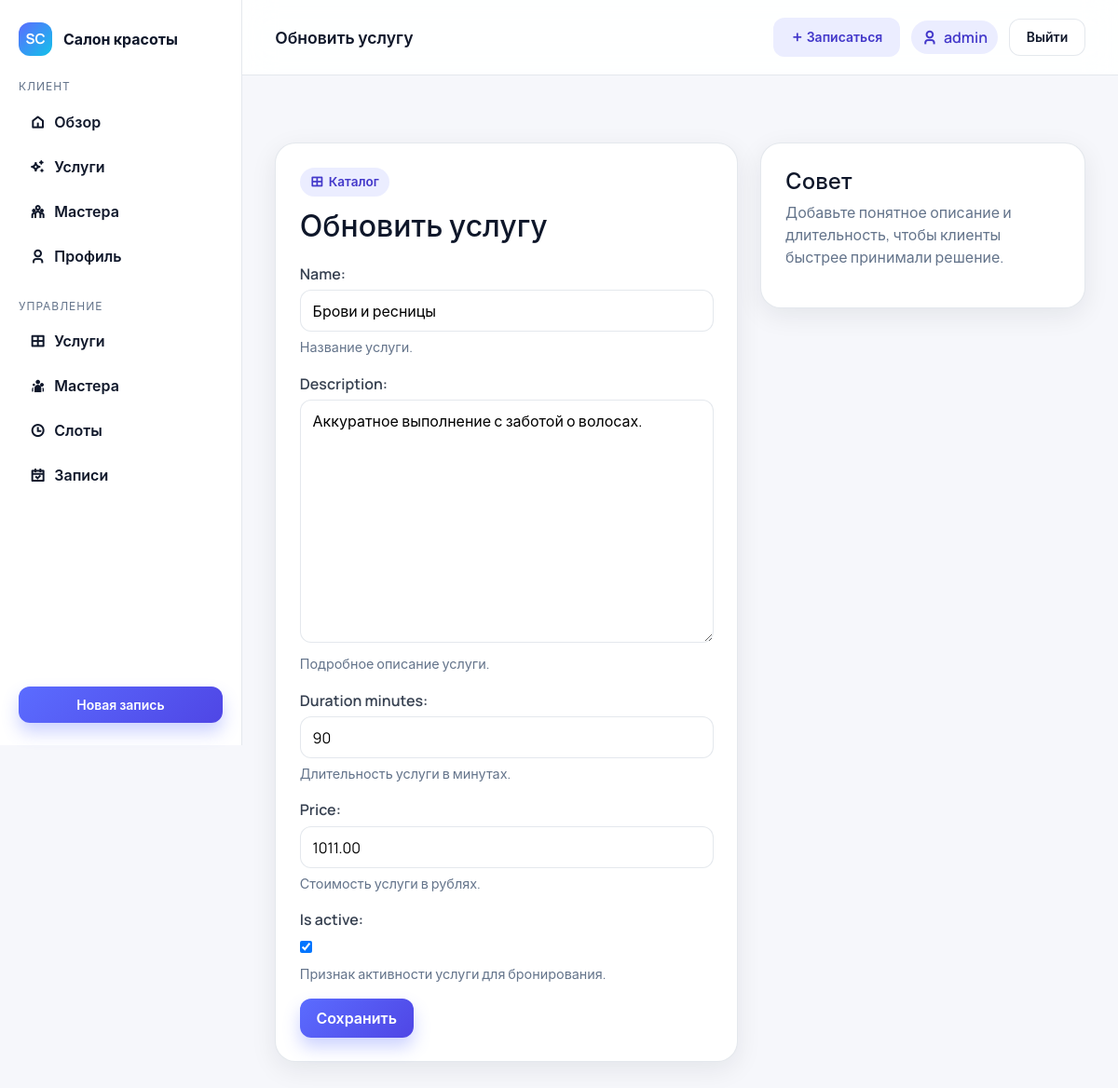
Screenshot of /services/admin/8/edit/ (signed in) with the database file from the repository.
### accounts/models.py (models this page shows, shortened)
class User(AbstractUser):
    class Role(models.TextChoices):
        CLIENT = "client", "Клиент"
        MASTER = "master", "Мастер"
        ADMIN = "admin", "Администратор"
    role = models.CharField(
        max_length=20,
        choices=Role.choices,
        default=Role.CLIENT,
        help_text="Роль пользователя: клиент, мастер или администратор.",
    )
    phone = models.CharField(
        max_length=30,
        blank=True,
        help_text="Контактный телефон пользователя для связи.",
    )

### services/models.py (models this page shows, shortened)
class Service(models.Model):
    name = models.CharField(max_length=120, help_text="Название услуги.")
    description = models.TextField(help_text="Подробное описание услуги.")
    duration_minutes = models.PositiveIntegerField(
        help_text="Длительность услуги в минутах."
    )
    price = models.DecimalField(
        max_digits=10,
        decimal_places=2,
        help_text="Стоимость услуги в рублях.",
    )
    is_active = models.BooleanField(
        default=True,
        help_text="Признак активности услуги для бронирования.",
    )
    class Meta:
        ordering = ["name"]
        verbose_name = "Услуга"
        verbose_name_plural = "Услуги"

### services/views.py (the view)
# urls.py: path("admin/<int:pk>/edit/", service_update, name="update"),
@login_required
@user_passes_test(_is_admin)
def service_update(request, pk):
    service = get_object_or_404(Service, pk=pk)
    if request.method == "POST":
        form = ServiceForm(request.POST, instance=service)
        if form.is_valid():
            form.save()
            return redirect("services:admin_list")
    else:
        form = ServiceForm(instance=service)
    return render(request, "services/service_form.html", {"form": form, "action": "Обновить"})

### services/forms.py
class ServiceForm(forms.ModelForm):
    class Meta:
        model = Service
        fields = ("name", "description", "duration_minutes", "price", "is_active")

### services/views.py (called while the page is built)
def _is_admin(user):
    return user.is_authenticated and (user.is_staff or getattr(user, "is_admin", False))

### templates/services/service_form.html (shortened to what this page needs)
{% extends "base_dashboard.html" %}
{% block topbar_title %}{{ action }} услугу{% endblock %}
{% block content %}
<section class="section">
  <div class="row g-4">
    <div class="col-lg-7">
      <div class="panel">
        <div class="panel-header">
          <div>
            <span class="eyebrow"><i class="ri-layout-grid-line"></i> Каталог</span>
            <h2 class="mb-0">{{ action }} услугу</h2>
          </div>
        </div>
        <form method="post">
          {{ form.as_p }}
          <button class="btn btn-primary" type="submit">Сохранить</button>
        </form>
      </div>
    </div>
    <div class="col-lg-5">
      <div class="panel">
        <h4>Совет</h4>
        <p class="text-muted">Добавьте понятное описание и длительность, чтобы клиенты быстрее принимали решение.</p>
      </div>
    </div>
  </div>
</section>
{% endblock %}

### templates/base_dashboard.html (shortened to what this page needs)
{% load static %}
<!doctype html>
<html lang="ru">
  <head>
    <link href="https://cdn.jsdelivr.net/npm/bootstrap@5.3.3/dist/css/bootstrap.min.css" rel="stylesheet">
    <link href="https://cdn.jsdelivr.net/npm/remixicon@4.3.0/fonts/remixicon.css" rel="stylesheet">
    <link href="{% static 'css/app.css' %}" rel="stylesheet">
  </head>
  <body class="app-body body-dashboard">
    <div class="dashboard-shell">
      <aside class="dashboard-sidebar">
        <div class="sidebar-brand">
          <span class="brand-mark">SC</span>
          Салон красоты
        </div>
        <div>
          <p class="sidebar-section">Клиент</p>
          <nav class="sidebar-nav">
            <a class="sidebar-link" href="{% url 'appointments:dashboard' %}"><i class="ri-home-5-line"></i> Обзор</a>
            <a class="sidebar-link" href="{% url 'services:list' %}"><i class="ri-sparkling-line"></i> Услуги</a>
            <a class="sidebar-link" href="{% url 'masters:list' %}"><i class="ri-team-line"></i> Мастера</a>
            <a class="sidebar-link" href="{% url 'accounts:profile' %}"><i class="ri-user-3-line"></i> Профиль</a>
          </nav>
        </div>
        {% if user.is_staff %}
          <div>
            <p class="sidebar-section">Управление</p>
            <nav class="sidebar-nav">
              <a class="sidebar-link" href="{% url 'services:admin_list' %}"><i class="ri-layout-grid-line"></i> Услуги</a>
              <a class="sidebar-link" href="{% url 'masters:admin_list' %}"><i class="ri-team-fill"></i> Мастера</a>
              <a class="sidebar-link" href="{% url 'masters:slot_list' %}"><i class="ri-time-line"></i> Слоты</a>
              <a class="sidebar-link" href="{% url 'appointments:admin_list' %}"><i class="ri-calendar-check-line"></i> Записи</a>
            </nav>
          </div>
        {% endif %}
        <div class="sidebar-footer">
          <a class="btn btn-primary btn-sm w-100" href="{% url 'services:list' %}">Новая запись</a>
        </div>
      </aside>
      <div class="dashboard-main">
        <header class="dashboard-topbar">
          <p class="topbar-title">{% block topbar_title %}Личный кабинет{% endblock %}</p>
          <div class="topbar-actions">
            <a class="btn btn-soft btn-sm" href="{% url 'services:list' %}"><i class="ri-add-line"></i> Записаться</a>
            <span class="user-chip"><i class="ri-user-3-line"></i> {{ user.get_full_name|default:user.username }}</span>
            <a class="btn btn-ghost btn-sm" href="{% url 'accounts:logout' %}">Выйти</a>
          </div>
        </header>
        <main class="dashboard-content">
          {% block content %}{% endblock %}
        </main>
      </div>
    </div>
  </body>
</html>

### rows the page displays
User: get_full_name "admin"
Service: name "Брови и ресницы", description "Аккуратное выполнение с заботой о волосах.", duration_minutes "90", price "1011.00", is_active "☑"

### other values shown
{{ action }} "Обновить"
